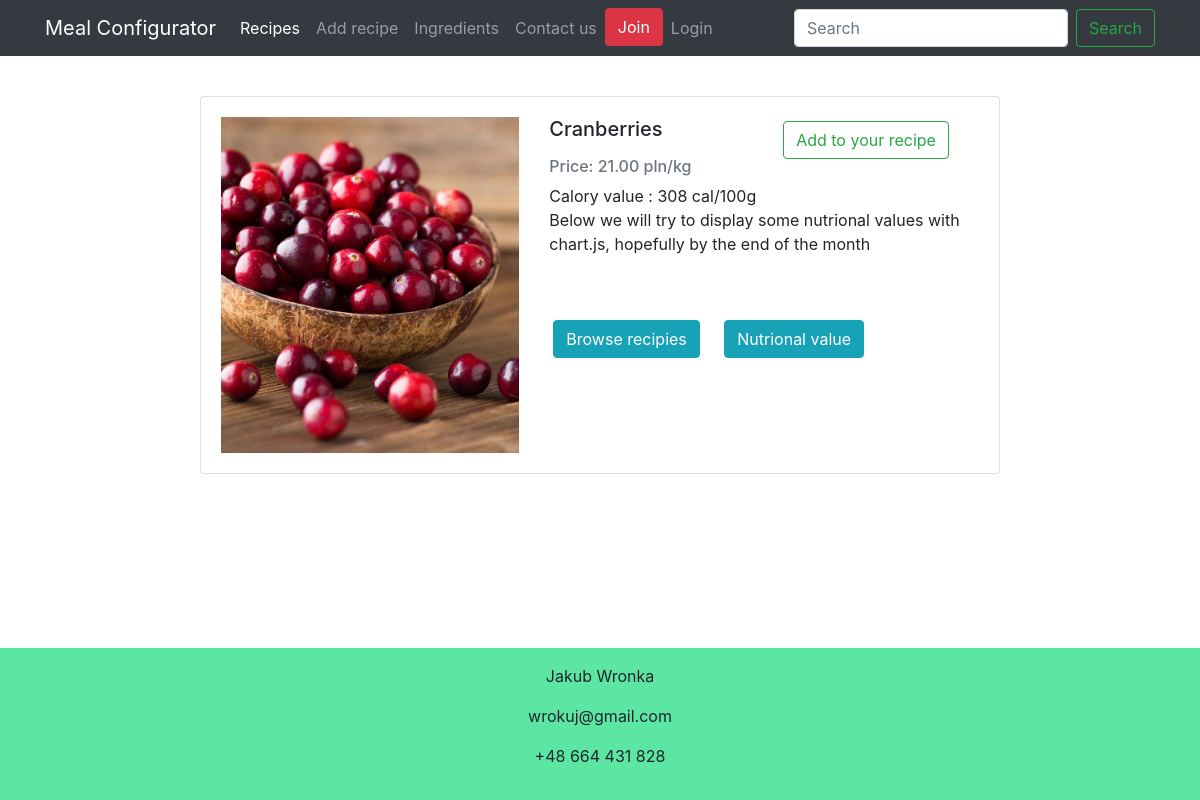
The app's page /products/cranberries/ with its own data.
### main/models.py (models this page shows, shortened)
class Ingredient(models.Model):
    name = models.CharField(max_length=255, primary_key=True)
    category = models.ForeignKey(FoodCategory, null=True, blank=True, on_delete=models.SET_NULL)
    price = models.DecimalField(max_digits=7, decimal_places=2)
    calval = models.IntegerField()
    total_carbs = models.FloatField()
    total_fat = models.FloatField()
    total_proteins = models.FloatField()
    image = models.ImageField(upload_to='ingredient_images',
                              null=True,
                              blank=True,
                              width_field='width_field',
                              height_field='height_field')
    height_field = models.IntegerField(default=0)
    width_field = models.IntegerField(default=0)
    ingredient_image_src = models.CharField(max_length=255, default=f'main/REPLACE.jpg')
    slug = models.SlugField(null=True, blank=True, unique=True)

### main/views.py (the view, shortened to what this page needs)
# urls.py: path('products/<str:slug>/', views.detailed_product_page, name='product-details'),
def detailed_product_page(request, slug):
    if 'collect_ing' not in request.session or request.session['collect_ing'] == '':
        request.session['collect_ing'] = []
    obj = get_object_or_404(Ingredient, slug=slug)
    current_ing = obj.name
    recipes_containing = Recipe.objects.search_by_ing(obj)
    template_name = 'main/product_details.html'
    context = {'product': obj,
               'added': request.session['collect_ing'],
               'recipes_containing': recipes_containing}
    return render(request, template_name, context)

### main/context_processors.py (called while the page is built)
def broadcaster(request):
    kwargs = {
        'foodcategories': FoodCategory.objects.all(),
        'currentuser': request.user,
    }
    return kwargs

### main/models.py (called while the page is built)
    def search_by_ing(self, ing=None):
        qs = self.get_queryset()
        if ing:
            qs = ing.recipe_set.all()
        return qs

### main/templates/main/product_details.html (shortened to what this page needs)
{% extends 'main/base.html' %}
{% block content %}
{% load static %}
  <br>
  <div class="card mx-auto" style="width: 50rem;">
    <div class="card-body">
      <div class="row">
        <div class="col-md-5">
          <img src="{% static product.ingredient_image_src %}" class="img-fluid">
        </div>
        <div class="col-md-7">
          <div class="row">
            <div class="col">
              <h5 class="card-title">{{ product.name }}</h5>
            </div>
            <div class="col">
              {% if product.name not in added %}
                <form action="." method="post">{% csrf_token %}
                  <button type="submit" class="btn btn-outline-success m-1" name="add" value="added">Add to your recipe</button>
                </form>
              {% else %}
                <form action="." method="post">{% csrf_token %}
                  <button type="submit" class="btn btn-outline-danger m-1" name="delete" value="deleted">Delete from recipe</button>
                </form>
                {% endif %}
            </div>
          </div>
          <h6 class="card-subtitle mb-2 text-muted">Price: {{product.price}} pln/kg</h6>
          <p class="card-text">Calory value : {{ product.calval}} cal/100g<br>
          Below we will try to display some nutrional values with chart.js, hopefully by the end of the month
          </p>
              <button class="btn btn-info mx-1 my-5" type="button" data-toggle="collapse" data-target="#multiCollapseExample1" aria-expanded="false" aria-controls="multiCollapseExample2">Browse recipies</button>
              <button class="btn btn-info mx-3 my-5" type="button" data-toggle="collapse" data-target="#multiCollapseExample2" aria-expanded="false" aria-controls="multiCollapseExample2">Nutrional value</button>
        </div>
      </div>
    </div>
  </div>
{% endblock %}

### main/templates/main/base.html (style rules this page uses)
html { height: 100%; box-sizing: border-box; }
body { position: relative; margin: 0; padding-bottom: 11rem; min-height: 100%; }
*, *:before, *:after { box-sizing: inherit; }

### records on screen
Ingredient: ingredient_image_src (picture), name "Cranberries", price "21.00", calval "308"
